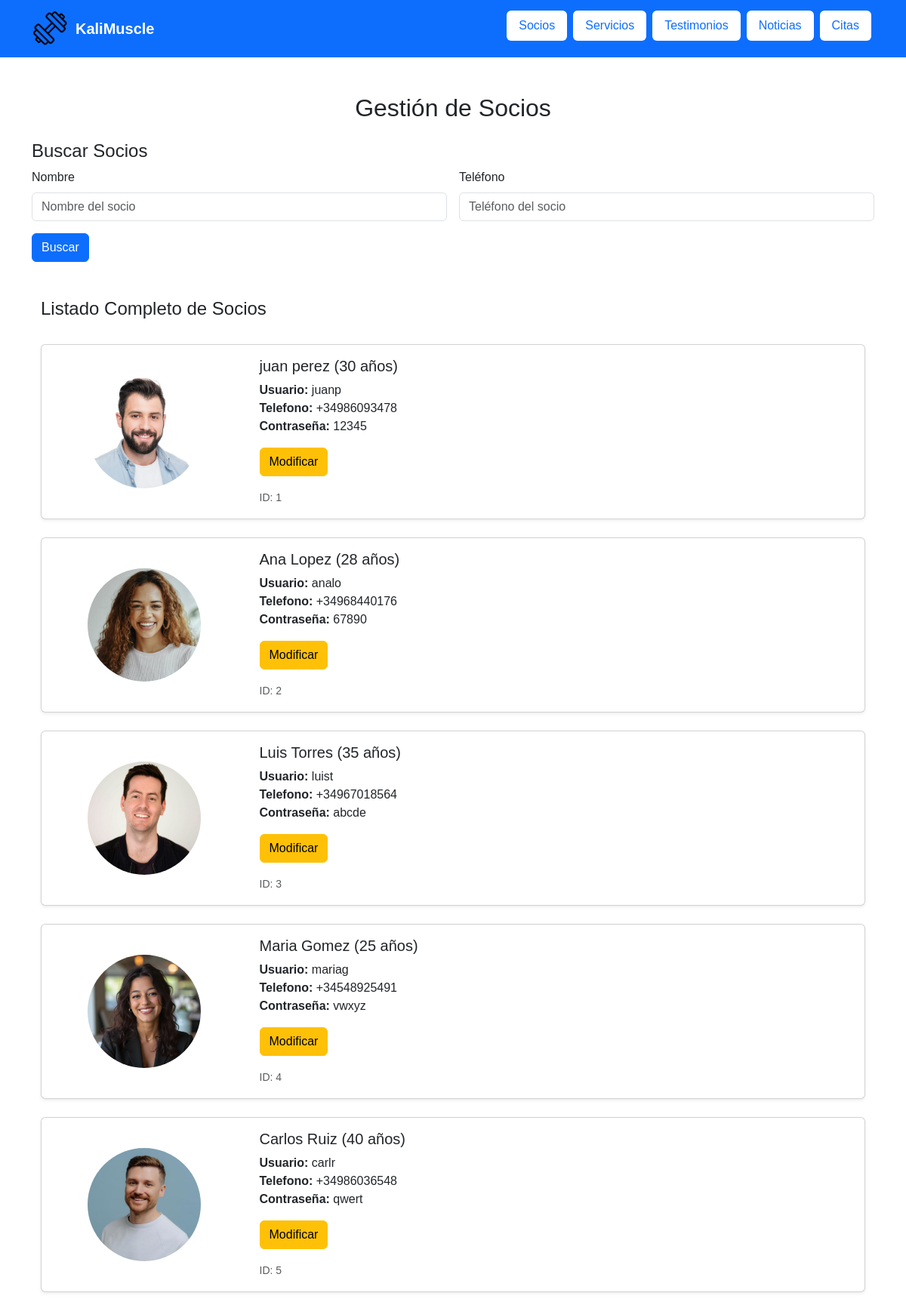
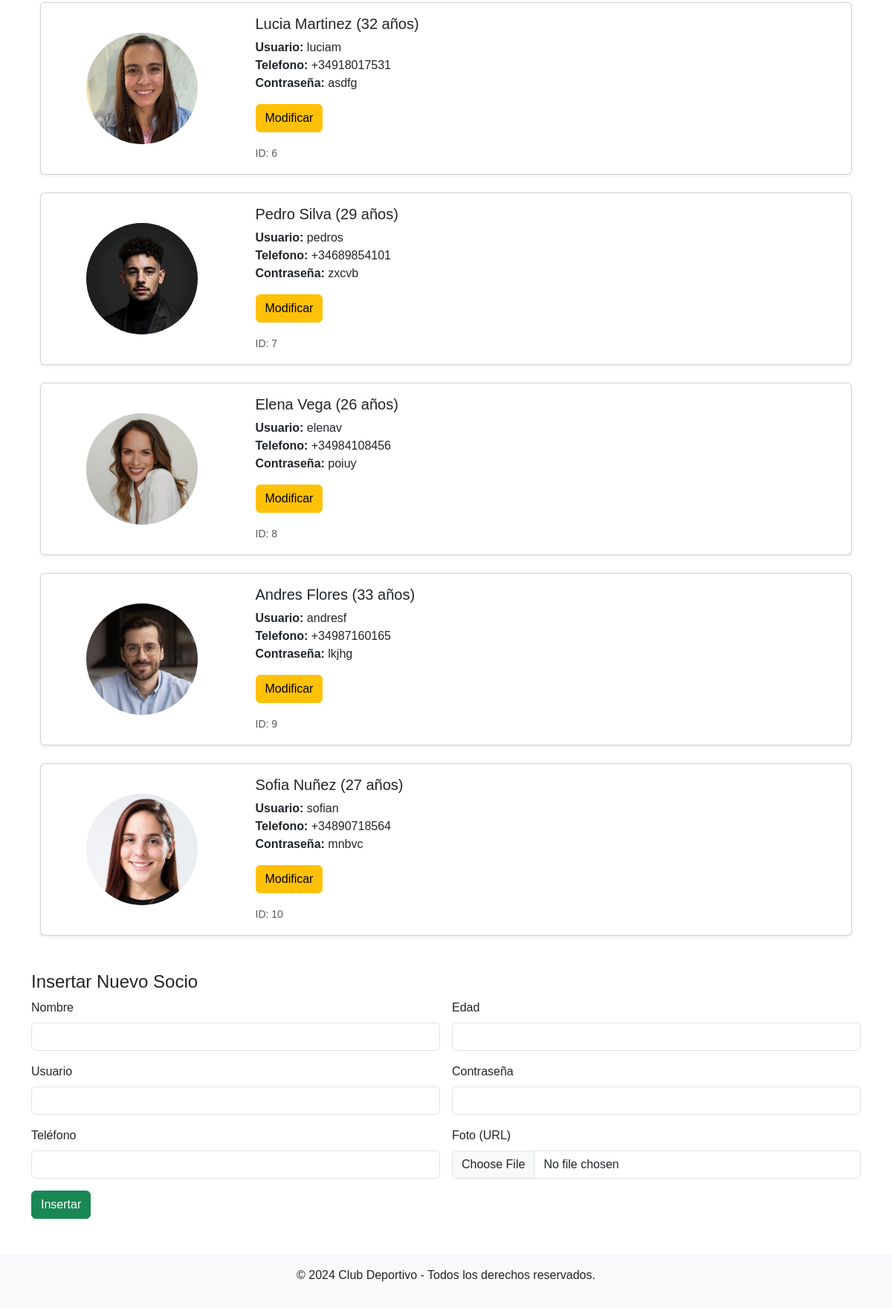
Page /php/socios.php on the committed database (2 pictures, top to bottom).
### tables this page shows
CREATE TABLE `socio` (
  `id` int(3) NOT NULL,
  `nombre` varchar(15) NOT NULL,
  `edad` int(11) NOT NULL,
  `usuario` varchar(15) NOT NULL,
  `password` varchar(12) NOT NULL,
  `telefono` varchar(12) NOT NULL,
  `foto` varchar(100) NOT NULL
);

### funciones/crud.php (the view, shortened to what this page needs)
<?php
function listarSocios($conexionBD)
{
    $sentencia = "SELECT * FROM socio";
    $consulta = $conexionBD->prepare($sentencia);
    $consulta->execute();
    $resultado = $consulta->get_result();
    if ($resultado->num_rows > 0) {
        echo '<div class="container my-5">';
        echo '<div class="row gy-4">';
        echo '<h4>Listado Completo de Socios</h4>';
        while ($fila = $resultado->fetch_assoc()) {
            $id = $fila["id"];
            $nombre = $fila["nombre"];
            $edad = $fila["edad"];
            $usuario = $fila["usuario"];
            $contraseña = $fila["password"];
            $telefono = $fila["telefono"];
            $foto = $fila["foto"];
            echo '
            <div class="col-12">
                <div class="card shadow-sm">
                    <div class="row g-0">
                         <div class="col-md-3 d-flex align-items-center justify-content-center p-3">
                            <img src="' . $foto . '" class="img-fluid rounded-circle" alt="Foto de ' . $nombre . '">
                        </div>
                        <div class="col-md-9">
                            <div class="card-body">
                                <h5 class="card-title">' . $nombre . ' (' . $edad . ' años)</h5>
                                <p class="card-text">
                                    <strong>Usuario:</strong> ' . $usuario . '<br>
                                    <strong>Telefono:</strong> ' . $telefono . '<br>
                                    <strong>Contraseña:</strong> ' . $contraseña . '
                                </p>
                                <p><a href="modificar_ver/modificar_socio.php?id=' . $id . '" class="btn btn-warning">Modificar</a></p>
                                <p class="card-text"><small class="text-muted">ID: ' . $id . '</small></p>
                            </div>
                        </div>
                    </div>
                </div>
            </div>';
        }
        echo '</div>';
        echo '</div>';
    } else {
        echo '<p class="text-center text-muted">No hay socios registrados.</p>';
    }
}
?>
<?php
function nav()
{
    echo '<nav class="navbar navbar-expand-lg navbar-dark bg-primary sticky-top">
    <div class="container">
        <a class="navbar-brand d-flex align-items-center" href="../index.php">
            <img src="../imagenesGenerales/icono.png" alt="Logo" class="logo me-2">
            <span class="fw-bold">KaliMuscle</span>
        </a>
        <button class="navbar-toggler" type="button" data-bs-toggle="collapse" data-bs-target="#navbarNav"
            aria-controls="navbarNav" aria-expanded="false" aria-label="Toggle navigation">
            <span class="navbar-toggler-icon"></span>
        </button>
        <div class="collapse navbar-collapse" id="navbarNav">
            <ul class="navbar-nav ms-auto">
                <li class="nav-item mb-2 mb-md-2">
                    <a class="nav-link text-primary bg-white rounded px-3 py-2 mx-1" href="socios.php">Socios</a>
                </li>
                <li class="nav-item mb-2 mb-md-2">
                    <a class="nav-link text-primary bg-white rounded px-3 py-2 mx-1" href="servicios.php">Servicios</a>
                </li>
                <li class="nav-item mb-2 mb-md-2">
                    <a class="nav-link text-primary bg-white rounded px-3 py-2 mx-1" href="testimonios.php">Testimonios</a>
                </li>
                <li class="nav-item mb-2 mb-md-2">
                    <a class="nav-link text-primary bg-white rounded px-3 py-2 mx-1" href="noticias.php">Noticias</a>
                </li>
                <li class="nav-item mb-2 mb-md-2">
                    <a class="nav-link text-primary bg-white rounded px-3 py-2 mx-1" href="citas.php">Citas</a>
                </li>
            </ul>
        </div>
    </div>
</nav>
';
}
function footer()
{
    echo '    <footer class="bg-light footer text-center py-3">
        <p>© 2024 Club Deportivo - Todos los derechos reservados.</p>
    </footer>';
}
?>

### estilos/estilos.css (style rules this page uses)
* { font-family: Verdana, Geneva, Tahoma, sans-serif; -webkit-user-drag: none; }
.nav-item { transition: transform 0.3s ease, background-color 0.3s ease; user-select: none; }
.logo { max-width: 100%; width: 50px; height: 50px; transform: rotate(-45deg); user-select: none; }
.navbar-brand { display: flex; align-items: center; user-select: none; }
.navbar-nav { width: fit-content; }
.rounded-circle { width: 150px; height: 150px; object-fit: cover; }

### rows in the picture
socio: foto (picture), nombre "juan perez", edad "30", usuario "juanp", telefono "+34986093478", password "12345", id "1"
socio: foto (picture), nombre "Ana Lopez", edad "28", usuario "analo", telefono "+34968440176", password "67890", id "2"
socio: foto (picture), nombre "Luis Torres", edad "35", usuario "luist", telefono "+34967018564", password "abcde", id "3"
socio: foto (picture), nombre "Maria Gomez", edad "25", usuario "mariag", telefono "+34548925491", password "vwxyz", id "4"
socio: foto (picture), nombre "Carlos Ruiz", edad "40", usuario "carlr", telefono "+34986036548", password "qwert", id "5"
socio: foto (picture), nombre "Lucia Martinez", edad "32", usuario "luciam", telefono "+34918017531", password "asdfg", id "6"
socio: foto (picture), nombre "Pedro Silva", edad "29", usuario "pedros", telefono "+34689854101", password "zxcvb", id "7"
socio: foto (picture), nombre "Elena Vega", edad "26", usuario "elenav", telefono "+34984108456", password "poiuy", id "8"
socio: foto (picture), nombre "Andres Flores", edad "33", usuario "andresf", telefono "+34987160165", password "lkjhg", id "9"
socio: foto (picture), nombre "Sofia Nuñez", edad "27", usuario "sofian", telefono "+34890718564", password "mnbvc", id "10"
